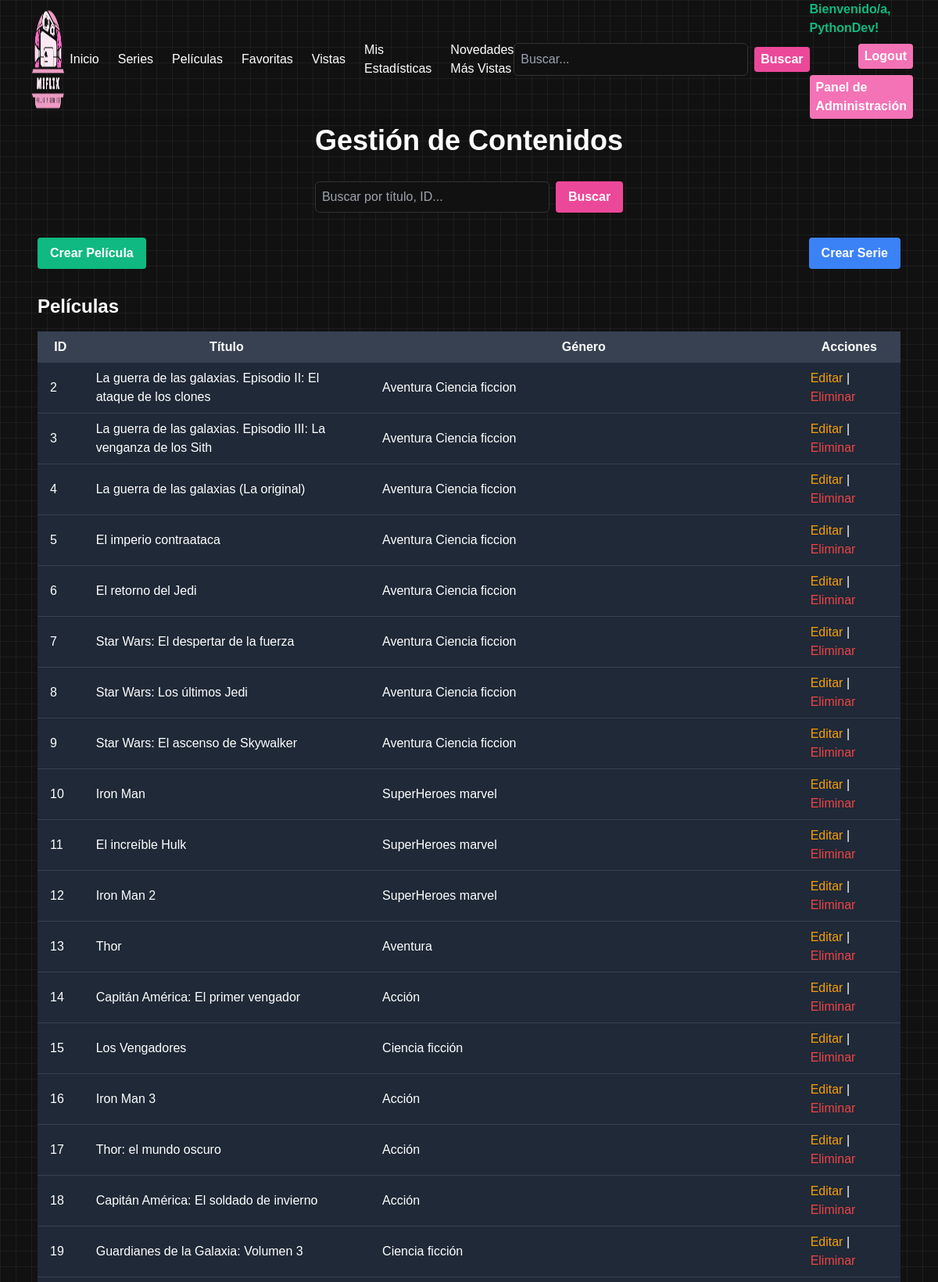
The app's page /usuarios/gestion-contenidos/ (signed in, upper part) with its own data.
### usuarios/models.py (models this page shows, shortened)
class Usuario(AbstractUser):
    ADMIN = 'ADMIN'
    CLIENT = 'CLIENT'
    ROLE_CHOICES = [
        (ADMIN, 'Administrador'),
        (CLIENT, 'Cliente'),
        ('USER', 'USUARIO'),
    ]
    is_first_login = models.BooleanField(default=True)  # Este campo indica si es el primer login
    role = models.CharField(max_length=10, choices=ROLE_CHOICES, default=CLIENT)
    email = models.EmailField(unique=True)

### MiFlixApp/models.py (models this page shows, shortened)
class Pelicula(models.Model):
    id = models.AutoField(primary_key=True)
    titulo = models.CharField(max_length=255)
    sinopsis = models.TextField(blank=True, null=True)
    estreno = models.IntegerField(blank=True, null=True)
    genero = models.CharField(max_length=100, blank=True, null=True)
    director = models.CharField(max_length=255, blank=True, null=True)
    protagonistas = models.TextField(blank=True, null=True)
    duracion = models.IntegerField(blank=True, null=True)  # En minutos (100, 90, 150 etc.)
    calificacion_usuario = models.IntegerField(blank=True, default=0)
    vistas_totales = models.IntegerField(default=0)
    image_cover = models.ImageField(upload_to='movie_images/', blank=True, null=True)
    class Meta:
        db_table = 'Peliculas'
        verbose_name = "Película"
        verbose_name_plural = "Películas"

### usuarios/views.py (the view)
# urls.py: path('gestion-contenidos/', views.gestion_contenidos, name='gestion_contenidos'),
@login_required
@user_passes_test(es_administrador)
def gestion_contenidos(request):
    query = request.GET.get('q', '').strip()
    peliculas = Pelicula.objects.all()
    series = Serie.objects.all()
    if query:
        peliculas = peliculas.filter(titulo__icontains=query)  # Filtrar por título de película
        series = series.filter(titulo__icontains=query)        # Filtrar por título de serie
    return render(request, 'usuarios/gestion_contenidos.html', {
        'peliculas': peliculas,
        'series': series,
        'query': query,  # Pasar el término de búsqueda para que se muestre en el campo de texto
    })

### usuarios/views.py (called while the page is built)
def es_administrador(user):
    return user.is_authenticated and user.is_staff

### usuarios/templates/usuarios/gestion_contenidos.html (shortened to what this page needs)
{% extends "MiFlixApp/base.html" %}
{% block content %}
<section class="py-8 px-4 mt-32">
    <h1 class="text-4xl font-bold text-center mb-8">Gestión de Contenidos</h1>
    <div class="flex justify-center mb-8">
        <form method="get" action="{% url 'usuarios:gestion_contenidos' %}" class="flex items-center space-x-2">
            <input
                type="text"
                name="q"
                value="{{ query|default:'' }}"
                placeholder="Buscar por título, ID..."
                id="search-input"
                class="search-input h-10"
            >
            <button type="submit" class="bg-pink-500 hover:bg-pink-700 text-white font-bold px-4 h-10 rounded">
                Buscar
            </button>
        </form>
    </div>
    <div class="flex justify-between items-center mb-8">
        <a href="{% url 'usuarios:crear_pelicula' %}" class="bg-green-500 hover:bg-green-700 text-white font-bold py-2 px-4 rounded">
            Crear Película
        </a>
        <a href="{% url 'usuarios:crear_serie' %}" class="bg-blue-500 hover:bg-blue-700 text-white font-bold py-2 px-4 rounded">
            Crear Serie
        </a>
    </div>
    <h2 class="text-2xl font-semibold mb-4">Películas</h2>
    <table class="w-full bg-gray-800 text-white rounded-lg">
        <thead>
            <tr class="bg-gray-700">
                <th class="px-4 py-2">ID</th>
                <th class="px-4 py-2">Título</th>
                <th class="px-4 py-2">Género</th>
                <th class="px-4 py-2">Acciones</th>
            </tr>
        </thead>
        <tbody>
            {% for pelicula in peliculas %}
            <tr class="border-b border-gray-700">
                <td class="px-4 py-2">{{ pelicula.id }}</td>
                <td class="px-4 py-2">{{ pelicula.titulo }}</td>
                <td class="px-4 py-2">{{ pelicula.genero|default:"No especificado" }}</td>
                <td class="px-4 py-2">
                    <a href="{% url 'usuarios:editar_pelicula' pelicula.id %}" class="text-yellow-500 hover:text-yellow-700">Editar</a> |
                    <a href="{% url 'usuarios:eliminar_pelicula' pelicula.id %}" class="text-red-500 hover:text-red-700">Eliminar</a>
                </td>
            </tr>
            {% empty %}
            <tr>
                <td colspan="4" class="text-center text-gray-400 py-4">No hay películas registradas.</td>
            </tr>
            {% endfor %}
        </tbody>
    </table>
</section>
{% endblock %}

### MiFlixApp/templates/MiFlixApp/base.html (shortened to what this page needs)
<!DOCTYPE html>
<html lang="es">
<head>
    {% load static %}
    <link href="https://cdn.jsdelivr.net/npm/tailwindcss@2.2.19/dist/tailwind.min.css" rel="stylesheet">
    <link rel="stylesheet" href="https://cdn.jsdelivr.net/npm/flyonui@latest/dist/flyonui.min.css">
    <link rel="stylesheet" href="{% static 'MiFlixApp/style.css' %}">
</head>
<body class="text-white">
    <header id="main-header" class="fixed top-0 left-0 w-full z-50 transition-all duration-300 ease-in-out shadow-md">
        <div class="flex items-center justify-between px-20 py- md:px-8">
            <a href="{% url 'MiFlixApp:index' %}">
                <img src="{% static 'MiFlixApp/images/logo.png' %}" alt="Logo MiFlix" class="h-36">
            </a>
            <nav id="menu" class="hidden md:flex space-x-6 items-center">
                <a href="{% url 'MiFlixApp:index' %}" class="hover:text-pink-300">Inicio</a>
                <a href="{% url 'MiFlixApp:series' %}" class="hover:text-pink-300">Series</a>
                <a href="{% url 'MiFlixApp:peliculas' %}" class="hover:text-pink-300">Películas</a>
                {% if user.is_authenticated %}
                    <a href="{% url 'usuarios:favoritos' %}" class="hover:text-pink-300">Favoritas</a>
                    <a href="{% url 'usuarios:ya_vistas' %}" class="hover:text-pink-300">Vistas</a>
                    <a href="{% url 'usuarios:estadisticas_usuario' %}" class="hover:text-pink-300">Mis Estadísticas</a>
                {% endif %}
                <a href="{% url 'MiFlixApp:novedades_mas_vistas' %}" class="hover:text-pink-300">Novedades Más Vistas</a>
            </nav>
            <form action="{% url 'MiFlixApp:buscar_contenido' %}" method="get" class="hidden md:flex items-center space-x-2">
                <input
                    type="text"
                    name="q"
                    placeholder="Buscar..."
                    class="search-input"
                >
                <button type="submit" class="bg-pink-500 hover:bg-pink-700 text-white font-bold py-1 px-2 rounded">
                    Buscar
                </button>
            </form>
            <div class="hidden md:flex flex-col items-end space-y-2">
                {% if user.is_authenticated %}
                    <span class="text-green-500 font-semibold">Bienvenido/a, {{ user.username }}!</span>
                    <form action="{% url 'usuarios:logout' %}" method="post" class="inline">
                        <button type="submit" class="bg-pink-400 hover:bg-pink-500 text-white font-bold py-1 px-2 rounded">
                            Logout
                        </button>
                    </form>
                    {% if user.is_staff %}
                        <a href="{% url 'usuarios:panel_admin' %}" class="bg-pink-400 hover:bg-pink-500 text-white font-bold py-1 px-2 rounded">
                            Panel de Administración
                        </a>
                    {% endif %}
                {% else %}
                    <div class="flex space-x-2">
                        <a href="{% url 'usuarios:login' %}" class="bg-white-400 hover:bg-pink-500 text-white font-bold py-1 px-2 rounded">Login</a>
                        <a href="{% url 'usuarios:registro' %}" class="bg-white-400 hover:bg-pink-500 text-white font-bold py-1 px-2 rounded">Registro</a>
                    </div>
                {% endif %}
            </div>
        </div>
    </header>
    <main class="{% if request.resolver_match.url_name in 'series peliculas favoritos ya_vistas estadisticas_usuario novedades_mas_vistas' %}adjusted-content{% endif %} px-4 sm:px-8">
        {% block content %}{% endblock %}
    </main>
</body>
</html>

### MiFlixApp/static/MiFlixApp/style.css (style rules this page uses)
body { background-color: #111; background-image: linear-gradient(rgba(255, 255, 255, 0.05) 1px, transparent 1px), linear-gradient(90deg, rgba(255, 255, 255, 0.05) 1px, transparent 1px); background-size: 20px 20px; color: #fff; margin: 0; padding: 0; font-family: 'Arial', sans-serif; }
header { background-color: #202020; }

### MiFlixApp/templates/MiFlixApp/base.html (style rules this page uses)
body { background-color: #111; background-image: linear-gradient(rgba(255, 255, 255, 0.05) 1px, transparent 1px), linear-gradient(90deg, rgba(255, 255, 255, 0.05) 1px, transparent 1px); background-size: 20px 20px; color: #fff; }
header { background-color: #111; background-image: linear-gradient(rgba(255, 255, 255, 0.05) 1px, transparent 1px), linear-gradient(90deg, rgba(255, 255, 255, 0.05) 1px, transparent 1px); background-size: 20px 20px; }
.search-input { width: 300px; background-color: #111; color: #fff; border: 1px solid #333; padding: 0.5rem; border-radius: 0.375rem; }

### records on screen
Usuario: username "PythonDev"
Pelicula: id "2", titulo "La guerra de las galaxias. Episodio II: El ataque de los clones", genero "Aventura Ciencia ficcion"
Pelicula: id "3", titulo "La guerra de las galaxias. Episodio III: La venganza de los Sith", genero "Aventura Ciencia ficcion"
Pelicula: id "4", titulo "La guerra de las galaxias (La original)", genero "Aventura Ciencia ficcion"
Pelicula: id "5", titulo "El imperio contraataca", genero "Aventura Ciencia ficcion"
Pelicula: id "6", titulo "El retorno del Jedi", genero "Aventura Ciencia ficcion"
Pelicula: id "7", titulo "Star Wars: El despertar de la fuerza", genero "Aventura Ciencia ficcion"
Pelicula: id "8", titulo "Star Wars: Los últimos Jedi", genero "Aventura Ciencia ficcion"
Pelicula: id "9", titulo "Star Wars: El ascenso de Skywalker", genero "Aventura Ciencia ficcion"
Pelicula: id "10", titulo "Iron Man", genero "SuperHeroes marvel"
Pelicula: id "11", titulo "El increíble Hulk", genero "SuperHeroes marvel"
Pelicula: id "12", titulo "Iron Man 2", genero "SuperHeroes marvel"
Pelicula: id "13", titulo "Thor", genero "Aventura"
Pelicula: id "14", titulo "Capitán América: El primer vengador", genero "Acción"
Pelicula: id "15", titulo "Los Vengadores", genero "Ciencia ficción"
Pelicula: id "16", titulo "Iron Man 3", genero "Acción"
Pelicula: id "17", titulo "Thor: el mundo oscuro", genero "Acción"
Pelicula: id "18", titulo "Capitán América: El soldado de invierno", genero "Acción"
Pelicula: id "19", titulo "Guardianes de la Galaxia: Volumen 3", genero "Ciencia ficción"
